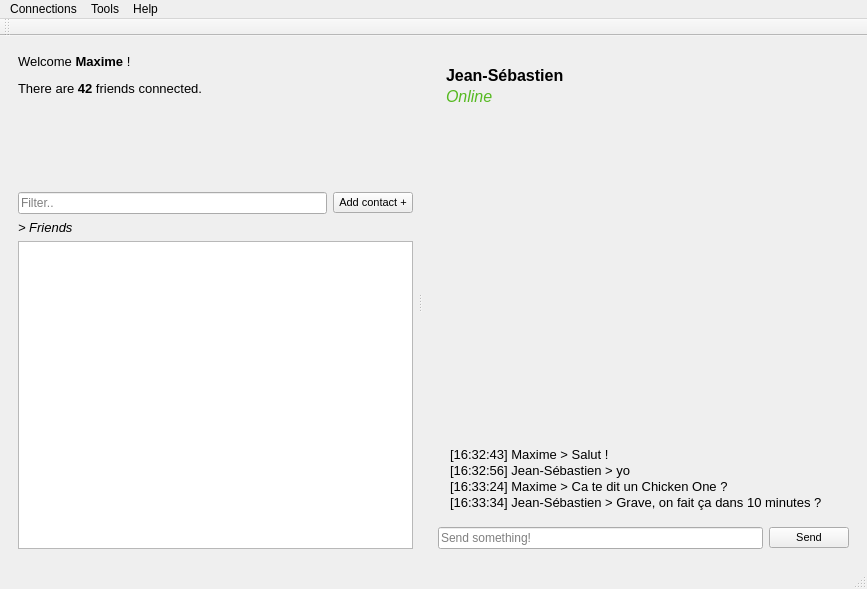
<?xml version="1.0" encoding="UTF-8"?>
<ui version="4.0">
 <class>MainWindow</class>
 <widget class="QMainWindow" name="MainWindow">
  <property name="geometry">
   <rect>
    <x>0</x>
    <y>0</y>
    <width>867</width>
    <height>589</height>
   </rect>
  </property>
  <property name="windowTitle">
   <string>Babel</string>
  </property>
  <property name="iconSize">
   <size>
    <width>24</width>
    <height>24</height>
   </size>
  </property>
  <property name="tabShape">
   <enum>QTabWidget::Rounded</enum>
  </property>
  <widget class="QWidget" name="centralWidget">
   <layout class="QHBoxLayout" name="horizontalLayout_2">
    <property name="spacing">
     <number>7</number>
    </property>
    <property name="leftMargin">
     <number>7</number>
    </property>
    <property name="topMargin">
     <number>7</number>
    </property>
    <property name="rightMargin">
     <number>7</number>
    </property>
    <property name="bottomMargin">
     <number>7</number>
    </property>
    <item>
     <layout class="QHBoxLayout" name="horizontalLayout" stretch="0">
      <property name="spacing">
       <number>6</number>
      </property>
      <property name="leftMargin">
       <number>0</number>
      </property>
      <property name="topMargin">
       <number>0</number>
      </property>
      <property name="rightMargin">
       <number>0</number>
      </property>
      <item>
       <widget class="QSplitter" name="WindowSplitter">
        <property name="baseSize">
         <size>
          <width>0</width>
          <height>0</height>
         </size>
        </property>
        <property name="frameShape">
         <enum>QFrame::NoFrame</enum>
        </property>
        <property name="lineWidth">
         <number>1</number>
        </property>
        <property name="orientation">
         <enum>Qt::Horizontal</enum>
        </property>
        <property name="opaqueResize">
         <bool>true</bool>
        </property>
        <property name="handleWidth">
         <number>14</number>
        </property>
        <widget class="QWidget" name="verticalLayoutWidget_2">
         <layout class="QVBoxLayout" name="verticalLayout1" stretch="2,0,5">
          <property name="spacing">
           <number>6</number>
          </property>
          <property name="rightMargin">
           <number>0</number>
          </property>
          <item>
           <layout class="QVBoxLayout" name="verticalLayout_4">
            <property name="spacing">
             <number>6</number>
            </property>
            <property name="sizeConstraint">
             <enum>QLayout::SetDefaultConstraint</enum>
            </property>
            <property name="leftMargin">
             <number>0</number>
            </property>
            <property name="bottomMargin">
             <number>0</number>
            </property>
            <item>
             <widget class="QLabel" name="GeneralInformations">
              <property name="minimumSize">
               <size>
                <width>100</width>
                <height>20</height>
               </size>
              </property>
              <property name="maximumSize">
               <size>
                <width>16777215</width>
                <height>16777215</height>
               </size>
              </property>
              <property name="font">
               <font>
                <family>Tahoma</family>
                <pointsize>11</pointsize>
                <weight>50</weight>
                <bold>false</bold>
               </font>
              </property>
              <property name="autoFillBackground">
               <bool>false</bool>
              </property>
              <property name="frameShadow">
               <enum>QFrame::Plain</enum>
              </property>
              <property name="lineWidth">
               <number>0</number>
              </property>
              <property name="text">
               <string>&lt;html&gt;&lt;head/&gt;&lt;body&gt;&lt;p&gt;&lt;span style=&quot; font-size:10pt;&quot;&gt;Welcome &lt;/span&gt;&lt;span style=&quot; font-size:10pt; font-weight:600;&quot;&gt;Maxime&lt;/span&gt;&lt;span style=&quot; font-size:10pt;&quot;&gt; !&lt;/span&gt;&lt;/p&gt;&lt;p&gt;&lt;span style=&quot; font-size:10pt;&quot;&gt;There are &lt;/span&gt;&lt;span style=&quot; font-size:10pt; font-weight:600;&quot;&gt;42&lt;/span&gt;&lt;span style=&quot; font-size:10pt;&quot;&gt; friends connected.&lt;/span&gt;&lt;/p&gt;&lt;/body&gt;&lt;/html&gt;</string>
              </property>
              <property name="textFormat">
               <enum>Qt::RichText</enum>
              </property>
              <property name="alignment">
               <set>Qt::AlignLeading|Qt::AlignLeft|Qt::AlignTop</set>
              </property>
              <property name="wordWrap">
               <bool>true</bool>
              </property>
              <property name="margin">
               <number>7</number>
              </property>
             </widget>
            </item>
           </layout>
          </item>
          <item>
           <layout class="QHBoxLayout" name="horizontalLayout_4">
            <item>
             <layout class="QHBoxLayout" name="horizontalLayout_6">
              <item>
               <widget class="QLineEdit" name="FilterFriendField">
                <property name="placeholderText">
                 <string>Filter..</string>
                </property>
               </widget>
              </item>
             </layout>
            </item>
            <item>
             <layout class="QHBoxLayout" name="horizontalLayout_5">
              <item>
               <widget class="QPushButton" name="AddContactButton">
                <property name="maximumSize">
                 <size>
                  <width>88</width>
                  <height>16777215</height>
                 </size>
                </property>
                <property name="font">
                 <font>
                  <family>Tahoma</family>
                  <pointsize>8</pointsize>
                 </font>
                </property>
                <property name="text">
                 <string>Add contact +</string>
                </property>
               </widget>
              </item>
             </layout>
            </item>
           </layout>
          </item>
          <item>
           <layout class="QVBoxLayout" name="verticalLayout">
            <property name="rightMargin">
             <number>0</number>
            </property>
            <item>
             <layout class="QHBoxLayout" name="horizontalLayout_3" stretch="10">
              <item>
               <widget class="QLabel" name="label_2">
                <property name="font">
                 <font>
                  <family>Tahoma</family>
                  <pointsize>10</pointsize>
                  <italic>true</italic>
                 </font>
                </property>
                <property name="text">
                 <string>&gt; Friends</string>
                </property>
               </widget>
              </item>
             </layout>
            </item>
            <item>
             <layout class="QVBoxLayout" name="verticalLayout_6">
              <item>
               <widget class="QListWidget" name="FriendsList">
                <property name="dragEnabled">
                 <bool>false</bool>
                </property>
               </widget>
              </item>
             </layout>
            </item>
           </layout>
          </item>
         </layout>
        </widget>
        <widget class="QWidget" name="verticalLayoutWidget">
         <layout class="QVBoxLayout" name="verticalLayout2" stretch="2,10">
          <property name="spacing">
           <number>6</number>
          </property>
          <item>
           <layout class="QHBoxLayout" name="horizontalLayout_7">
            <property name="leftMargin">
             <number>6</number>
            </property>
            <property name="topMargin">
             <number>12</number>
            </property>
            <item>
             <widget class="QLabel" name="SelectedContactInformations">
              <property name="font">
               <font>
                <family>Tahoma</family>
                <pointsize>12</pointsize>
               </font>
              </property>
              <property name="text">
               <string>&lt;html&gt;&lt;head/&gt;&lt;body&gt;&lt;p style=&quot;margin: 2px&quot;&gt;&lt;span style=&quot; font-weight:500;&quot;&gt;Jean-Sébastien&lt;/span&gt;&lt;/p&gt;&lt;p style=&quot;margin: 2px&quot;&gt;&lt;span style=&quot; font-style:italic; color:#56b921;&quot;&gt;Online&lt;/span&gt;&lt;/p&gt;&lt;/body&gt;&lt;/html&gt;</string>
              </property>
              <property name="alignment">
               <set>Qt::AlignLeading|Qt::AlignLeft|Qt::AlignTop</set>
              </property>
             </widget>
            </item>
           </layout>
          </item>
          <item>
           <layout class="QVBoxLayout" name="verticalLayout_2" stretch="0,0">
            <item>
             <widget class="QScrollArea" name="scrollArea">
              <property name="frameShape">
               <enum>QFrame::NoFrame</enum>
              </property>
              <property name="frameShadow">
               <enum>QFrame::Plain</enum>
              </property>
              <property name="widgetResizable">
               <bool>true</bool>
              </property>
              <widget class="QWidget" name="scrollAreaWidgetContents_2">
               <property name="geometry">
                <rect>
                 <x>0</x>
                 <y>0</y>
                 <width>404</width>
                 <height>392</height>
                </rect>
               </property>
               <layout class="QHBoxLayout" name="horizontalLayout_14">
                <item>
                 <widget class="QLabel" name="SelectedContactChat">
                  <property name="font">
                   <font>
                    <family>Tahoma</family>
                    <pointsize>10</pointsize>
                   </font>
                  </property>
                  <property name="frameShape">
                   <enum>QFrame::NoFrame</enum>
                  </property>
                  <property name="frameShadow">
                   <enum>QFrame::Plain</enum>
                  </property>
                  <property name="lineWidth">
                   <number>1</number>
                  </property>
                  <property name="midLineWidth">
                   <number>0</number>
                  </property>
                  <property name="text">
                   <string>&lt;html&gt;&lt;head/&gt;&lt;body&gt;&lt;p style=&quot;margin: 1px;&quot;&gt;[16:32:43] Maxime &amp;gt; Salut !&lt;/p&gt;&lt;p style=&quot;margin: 1px;&quot;&gt;[16:32:56] Jean-Sébastien &amp;gt; yo&lt;/p&gt;&lt;p style=&quot;margin: 1px;&quot;&gt;[16:33:24] Maxime &amp;gt; Ca te dit un Chicken One ?&lt;/p&gt;&lt;p style=&quot;margin: 1px;&quot;&gt;[16:33:34] Jean-Sébastien &amp;gt; Grave, on fait ça dans 10 minutes ?&lt;/p&gt;&lt;/body&gt;&lt;/html&gt;</string>
                  </property>
                  <property name="alignment">
                   <set>Qt::AlignBottom|Qt::AlignLeading|Qt::AlignLeft</set>
                  </property>
                  <property name="wordWrap">
                   <bool>true</bool>
                  </property>
                  <property name="openExternalLinks">
                   <bool>true</bool>
                  </property>
                  <property name="textInteractionFlags">
                   <set>Qt::LinksAccessibleByMouse|Qt::TextSelectableByKeyboard|Qt::TextSelectableByMouse</set>
                  </property>
                 </widget>
                </item>
               </layout>
              </widget>
             </widget>
            </item>
            <item>
             <layout class="QHBoxLayout" name="horizontalLayout_9">
              <item>
               <layout class="QHBoxLayout" name="horizontalLayout_13">
                <item>
                 <widget class="QLineEdit" name="MessageSendField">
                  <property name="placeholderText">
                   <string>Send something!</string>
                  </property>
                 </widget>
                </item>
               </layout>
              </item>
              <item>
               <layout class="QHBoxLayout" name="horizontalLayout_11">
                <item>
                 <widget class="QPushButton" name="MessageSendButton">
                  <property name="font">
                   <font>
                    <family>Tahoma</family>
                    <pointsize>8</pointsize>
                   </font>
                  </property>
                  <property name="text">
                   <string>Send</string>
                  </property>
                 </widget>
                </item>
               </layout>
              </item>
             </layout>
            </item>
           </layout>
          </item>
         </layout>
        </widget>
       </widget>
      </item>
     </layout>
    </item>
   </layout>
  </widget>
  <widget class="QMenuBar" name="MenuBar">
   <property name="geometry">
    <rect>
     <x>0</x>
     <y>0</y>
     <width>867</width>
     <height>21</height>
    </rect>
   </property>
   <widget class="QMenu" name="MenuConnections">
    <property name="title">
     <string>Connections</string>
    </property>
    <addaction name="ActionDisconnect"/>
    <addaction name="separator"/>
    <addaction name="ActionQuit"/>
   </widget>
   <widget class="QMenu" name="MenuTools">
    <property name="title">
     <string>Tools</string>
    </property>
    <addaction name="ActionSettings"/>
   </widget>
   <widget class="QMenu" name="MenuHelp">
    <property name="title">
     <string>Help</string>
    </property>
    <addaction name="ActionAboutUs"/>
   </widget>
   <addaction name="MenuConnections"/>
   <addaction name="MenuTools"/>
   <addaction name="MenuHelp"/>
  </widget>
  <widget class="QToolBar" name="MainToolBar">
   <attribute name="toolBarArea">
    <enum>TopToolBarArea</enum>
   </attribute>
   <attribute name="toolBarBreak">
    <bool>false</bool>
   </attribute>
  </widget>
  <widget class="QStatusBar" name="statusBar"/>
  <action name="ActionAboutUs">
   <property name="text">
    <string>About us</string>
   </property>
   <property name="shortcut">
    <string>Ctrl+A</string>
   </property>
  </action>
  <action name="ActionSettings">
   <property name="text">
    <string>Settings</string>
   </property>
   <property name="shortcut">
    <string>Ctrl+S</string>
   </property>
  </action>
  <action name="ActionQuit">
   <property name="text">
    <string>Quit</string>
   </property>
   <property name="shortcut">
    <string>Ctrl+Q</string>
   </property>
  </action>
  <action name="ActionDisconnect">
   <property name="text">
    <string>Disconnect</string>
   </property>
   <property name="shortcut">
    <string>Ctrl+D</string>
   </property>
  </action>
 </widget>
 <layoutdefault spacing="6" margin="11"/>
 <resources/>
 <connections/>
</ui>
